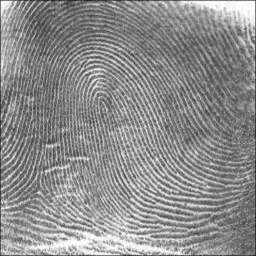
%> input picture fprint.jpg, 256 x 256 px
$ octave F4_3.m   (GNU Octave 9; MATLAB toolbox functions it lacks are replaced by stand-ins)
%> lines starting %> are read from the running program, lines starting %| are printed output that depends on the picture
### Pyramid.m
%%%%%%%%%%%%%%%%%%%%%%%%%%%%%%%%%%%%%%%%%%%%%%%%%%%%%%%%%%%%%%%%%%%%%%%
% Pyramid-based orientation estimation
% Pyramid(A,sz,ol,nl,option,option2)
% A: the image
% sz: the estimation block size
% ol: the block overlap size
% nl: the number of layers in the pyramid
% option: the option of whether show the result or not
% option2: the option of orientation propagation
% option3: =1: build image pyramid; =2: build gradient pyramid
%%%%%%%%%%%%%%%%%%%%%%%%%%%%%%%%%%%%%%%%%%%%%%%%%%%%%%%%%%%%%%%%%%%%%%%
% Sept 12, 2002, xiaoguang feng:
% The propagation is changed from angles to vectors
%%%%%%%%%%%%%%%%%%%%%%%%%%%%%%%%%%%%%%%%%%%%%%%%%%%%%%%%%%%%%%%%%%%%%%%
% Sept 21, 2002, xiaoguang feng:
% Add the option of build gradient pyramid (instead of image pyramid)
%%%%%%%%%%%%%%%%%%%%%%%%%%%%%%%%%%%%%%%%%%%%%%%%%%%%%%%%%%%%%%%%%%%%%%%
% FINAL VERSION: 02/18/2003
% By Xiaoguang Feng
%%%%%%%%%%%%%%%%%%%%%%%%%%%%%%%%%%%%%%%%%%%%%%%%%%%%%%%%%%%%%%%%%%%%%%%


function Orient=Pyramid(A,sz,ol,nl,option,option2,option3)
%> called with sz = 6, ol = 0, nl = 3, option = 1, option2 = 2, option3 = 2
    MinSize=sz; % the block size
    OverLap=ol; % the overlap of the blocks
    NumOfLayer=nl; % the number of layers in the pyramid

    % build up the pyramid
    if option3==1 % build the image pyramid
        if option==1
            disp('Building IMAGE pyramid, please wait...');
        end
        LP{1}=A; % bottom layer of the low pass pyramid (Gaussian Pyramid)
        for I=2:NumOfLayer
            [LP{I},HP{I-1}]=BuildPyramid(LP{I-1});
        end
        [tmpLP,HP{NumOfLayer}]=BuildPyramid(LP{NumOfLayer});
        if option==1
            disp('Image pyramid done');
        end
    elseif option3==2 % build the gradient pyramid
        if option==1
            disp('Building GRADIENT pyramid, please wait...');
        end
        [fx fy]=gradient(A);
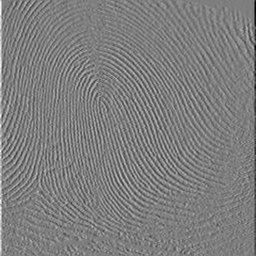
%> fx: size 256x256 double; min -135, max 137, mean 0; drawn with min black and max white
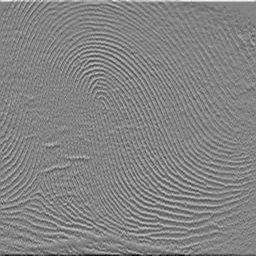
%> fy: size 256x256 double; min -146, max 136, mean 0; drawn with min black and max white
        LP{1}=fx+i*fy;
        for I=2:NumOfLayer
            [LP{I},HP{I-1}]=BuildPyramid(LP{I-1});
        end
%> after the loop, HP = 2 items; LP = 3 items
        [tmpLP,HP{NumOfLayer}]=BuildPyramid(LP{NumOfLayer});
        if option==1
            disp('Gradient pyramid done');
        end
    end

    % select using which pyramid to do the estimation (LP:Low Pass Pyramid, HP: High Pass Pyramid)
    P=LP; %Gaussian Pyramid
%> P = 3 items
    %P=HP; %Laplacian Pyramid

    % first estimate in the top layer
    NumBlk=ceil(size(P{NumOfLayer},1)/MinSize);
%> NumBlk = 11
    Orient=zeros(NumBlk);
    % calculate the gradient map
    if option3==1
        [fx,fy]=gradient(P{NumOfLayer});
        G=fx+i*fy;
    elseif option3==2
        G=P{NumOfLayer};
    end
    % divide into blocks
    fun = inline('x(:)');
%> the run ends on the next line
    subimages=blkproc(G,[MinSize MinSize],[OverLap, OverLap],fun);

    index=1;
    % for each sub-block
    if option==1
        h=waitbar(0,sprintf('Processing the layer %d, please wait...',NumOfLayer));
    end
    count=1;
    for J=1:NumBlk
        for K=1:NumBlk
            % get the gradients for current block
            itemp=(K-1)*(MinSize+2*OverLap)*(MinSize+2*OverLap);
            CurImage=subimages(itemp+1:itemp+(MinSize+2*OverLap)*(MinSize+2*OverLap),J);
            CurImage=reshape(CurImage,MinSize+2*OverLap,MinSize+2*OverLap);
            % load the SVD method to estimate in current block
            [a,sv]=SVD_Orientation(CurImage);
            Orient(K,J)=a; % now 'a' is not angle, but a unit vector
            EnergyRate(K,J)=(sv(1)-sv(2))/(sv(1)+sv(2));
            if option==1
                waitbar(count/(NumBlk*NumBlk),h);
            end
            count=count+1;
        end
    end
    if option==1
        close(h);
    end

    % for every other layers:
    for I=NumOfLayer-1:-1:1
        % double size the orientation matrix & the sv matrix
        Orient=imresize(Orient,2);
        EnergyRate=imresize(EnergyRate,2);
        NumBlk=ceil(size(P{I},1)/MinSize);
        if option3==1
            [fx,fy]=gradient(P{I});
            G=fx+i*fy;
        elseif option3==2
            G=P{I};
        end
        subimages=blkproc(G,[MinSize MinSize],[OverLap, OverLap],fun);
        if option==1
            h=waitbar(0,sprintf('Processing the layer %d, please wait...',I));
        end
        count=1;
        % for each sub-block
        for J=1:NumBlk
            for K=1:NumBlk
                % get the gradient map for current block
                itemp=(K-1)*(MinSize+2*OverLap)*(MinSize+2*OverLap);
                CurImage=subimages(itemp+1:itemp+(MinSize+2*OverLap)*(MinSize+2*OverLap),J);
                CurImage=reshape(CurImage,MinSize+2*OverLap,MinSize+2*OverLap);
                % load SVD method
                [a,sv]=SVD_Orientation(CurImage);
                % two options of orientation propagation:
                % one is use singular value rates as propagation weights
                % the other is use singular value rates as selection criterion
                if option2==1
                    if (sv(1)-sv(2))/(sv(1)+sv(2))>EnergyRate(K,J)
                        Orient(K,J)=a;
                        EnergyRate(K,J)=(sv(1)-sv(2))/(sv(1)+sv(2));
                    end
                else
                    % to prevent the error propagations
                    if real(Orient(K,J))>0 & real(a)<-imag(Orient(K,J))
                        a=-a;
                    elseif real(Orient(K,J))<0 & real(a)>imag(Orient(K,J))
                        a=a+pi;
                    end
                    % linear combination
                    ER=(sv(1)-sv(2))/(sv(1)+sv(2));PropWeight(K,J)=ER/(ER+EnergyRate(K,J));
                    Orient(K,J)=a*ER/(ER+EnergyRate(K,J))+Orient(K,J)*EnergyRate(K,J)/(ER+EnergyRate(K,J));
                    if imag(Orient(K,J))<0
                        Orient(K,J)=-Orient(K,J);
                    end
                    EnergyRate(K,J)=ER*ER/(ER+EnergyRate(K,J))+EnergyRate(K,J)*EnergyRate(K,J)/(ER+EnergyRate(K,J));
                end
                if option==1
                    waitbar(count/(NumBlk*NumBlk),h);
                end
                count=count+1;
            end
         end
         if option==1
            close(h);
        end
    end

    if option==1
        ShowOrientation(Orient,A);
    end


### BuildPyramid.m
%%%%%%%%%%%%%%%%%%%%%%%%%%%%%%%%%%%%%%%%%%%%%%%%%%%
% function of building the image/gradient pyramid
% 02/18/2003 FINAL Version, By Xiaoguang Feng
%%%%%%%%%%%%%%%%%%%%%%%%%%%%%%%%%%%%%%%%%%%%%%%%%%%

function [LP,HP]=BuildPyramid(In)
    % Build the Pyramid without overlap
    fun = inline('ones(2).*mean(x(:))');
    LP=blkproc(In,[2 2],fun);
    HP=In-LP;
    LP=LP(1:2:size(In,1),1:2:size(In,2));

    % [5 lines of commented-out code are left out]


### F4_3.m
%%%%%%%%%%%%%%%%%%%%%%%%%%%%%%%%%%%%%%%%%%%%%%%%%%%%
% file: F4_3.m
% To produce the orientation map in Figure 4.3
% By Xiaoguang Feng. 02/18/2003
%%%%%%%%%%%%%%%%%%%%%%%%%%%%%%%%%%%%%%%%%%%%%%%%%%%%

I=double(imread('fprint.jpg'));
% block size 6, overlap 0, layer 3,gradient pyramid
OM=Pyramid(I,6,0,3,1,2,2);

$ run again, with arch_h.jpg copied over fprint.jpg
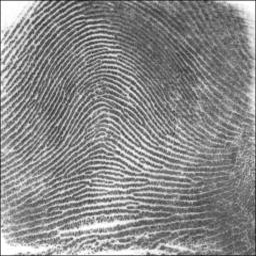
%> input picture arch_h.jpg, 256 x 256 px
%> in Pyramid, `[fx fy]=gradient(A);`:
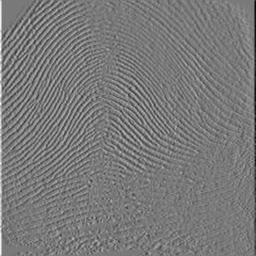
%> fx: size 256x256 double; min -132, max 144, mean 0; drawn with min black and max white
%> in Pyramid, `[fx fy]=gradient(A);`:
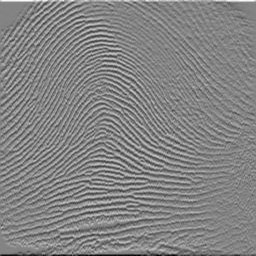
%> fy: size 256x256 double; min -135, max 126, mean 0; drawn with min black and max white
%> after the loop in Pyramid, `for I=2:NumOfLayer`: HP = 2 items; LP = 3 items
%> NumBlk = 11
